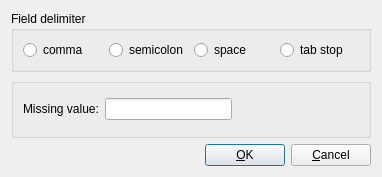
<?xml version="1.0" encoding="UTF-8"?>
<ui version="4.0">
 <class>FormatUnformattedOptionsDialog</class>
 <widget class="QDialog" name="FormatUnformattedOptionsDialog">
  <property name="geometry">
   <rect>
    <x>0</x>
    <y>0</y>
    <width>382</width>
    <height>177</height>
   </rect>
  </property>
  <property name="windowTitle">
   <string>unformatted format options</string>
  </property>
  <property name="sizeGripEnabled">
   <bool>false</bool>
  </property>
  <property name="modal">
   <bool>true</bool>
  </property>
  <layout class="QGridLayout" name="gridLayout_3">
   <item row="0" column="0" colspan="3">
    <widget class="QGroupBox" name="groupBox">
     <property name="title">
      <string>Field delimiter</string>
     </property>
     <layout class="QGridLayout" name="gridLayout">
      <item row="0" column="0">
       <widget class="QRadioButton" name="comma_radioButton">
        <property name="text">
         <string>comma</string>
        </property>
       </widget>
      </item>
      <item row="0" column="1">
       <widget class="QRadioButton" name="semicolon_radioButton">
        <property name="text">
         <string>semicolon</string>
        </property>
       </widget>
      </item>
      <item row="0" column="2">
       <widget class="QRadioButton" name="space_radioButton">
        <property name="text">
         <string>space</string>
        </property>
       </widget>
      </item>
      <item row="0" column="3">
       <widget class="QRadioButton" name="tabstop_radioButton">
        <property name="text">
         <string>tab stop</string>
        </property>
       </widget>
      </item>
     </layout>
    </widget>
   </item>
   <item row="1" column="0" colspan="3">
    <widget class="QGroupBox" name="groupBox_2">
     <property name="title">
      <string/>
     </property>
     <layout class="QGridLayout" name="gridLayout_2">
      <item row="0" column="0">
       <widget class="QLabel" name="label">
        <property name="text">
         <string>Missing value:</string>
        </property>
        <property name="buddy">
         <cstring>missingValue_lineEdit</cstring>
        </property>
       </widget>
      </item>
      <item row="0" column="1">
       <widget class="QLineEdit" name="missingValue_lineEdit">
        <property name="text">
         <string/>
        </property>
       </widget>
      </item>
      <item row="0" column="2">
       <spacer name="horizontalSpacer_2">
        <property name="orientation">
         <enum>Qt::Horizontal</enum>
        </property>
        <property name="sizeHint" stdset="0">
         <size>
          <width>50</width>
          <height>20</height>
         </size>
        </property>
       </spacer>
      </item>
     </layout>
    </widget>
   </item>
   <item row="2" column="0">
    <spacer name="horizontalSpacer_3">
     <property name="orientation">
      <enum>Qt::Horizontal</enum>
     </property>
     <property name="sizeHint" stdset="0">
      <size>
       <width>116</width>
       <height>20</height>
      </size>
     </property>
    </spacer>
   </item>
   <item row="2" column="1">
    <widget class="QPushButton" name="OK_pushButton">
     <property name="text">
      <string>&amp;OK</string>
     </property>
     <property name="default">
      <bool>true</bool>
     </property>
    </widget>
   </item>
   <item row="2" column="2">
    <widget class="QPushButton" name="Cancel_pushButton">
     <property name="text">
      <string>&amp;Cancel</string>
     </property>
    </widget>
   </item>
  </layout>
 </widget>
 <tabstops>
  <tabstop>missingValue_lineEdit</tabstop>
  <tabstop>OK_pushButton</tabstop>
  <tabstop>Cancel_pushButton</tabstop>
 </tabstops>
 <resources/>
 <connections/>
</ui>
